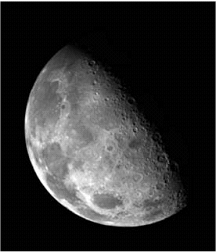
%> input picture Aula3/Moon.tif, 216 x 252 px
$ octave --eval "PassaAltaComRuidos('Moon.tif');"   (GNU Octave 9; MATLAB toolbox functions it lacks are replaced by stand-ins)
%> lines starting %> are read from the running program, lines starting %| are printed output that depends on the picture
function [] = PassaAltaComRuidos(imagem)
%> called with imagem = 'Moon.tif'
    I = imread(imagem);
%> I is the input picture: size 252x216 uint8; min 0, max 255, mean 48.1
    N = imnoise(I,'salt & pepper');
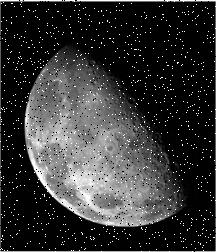
%> N: size 252x216 uint8; min 0, max 255, mean 52.2
    %N = imnoise(I,'gaussian',0.01);
    %N = imnoise(I,'poisson');
    %N = imnoise(I,'speckle');
    imshow(N);

    b = im2double(N);
    [m,n] = size(b);
%> m = 252; n = 216

    c = zeros(m,n);

    h1 =[ 0,-1,0;
          -1,4,-1;
          0,-1,0];


    for i = 2:m-1
        for j = 2:n-1
            c(i,j) = (b(i-1,j-1)*h1(1,1) + b(i-1,j)*h1(1,2) + b(i-1,j+1)*h1(1,3) + b(i,j-1)*h1(2,1) + b(i,j)*h1(2,2) + b(i,j+1)*h1(2,3) + b(i+1,j-1)*h1(3,1) + b(i+1,j)*h1(3,2) + b(i+1,j+1)*h1(3,3));
        end
    end
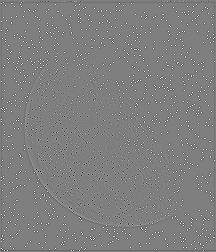
%> c: size 252x216 double; min -4, max 4, mean -0.00784; drawn with min black and max white

    imshow(b);title('original image');
figure;
imshow(c);title('Passa Alta');
%> after `imshow(c)`:
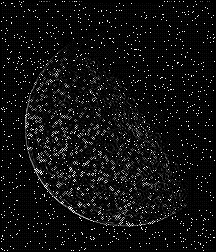
%> displayed picture: size 252x216, on the screen's scale of 0 to 255; min 0, max 255, mean 15.5
figure;
end
